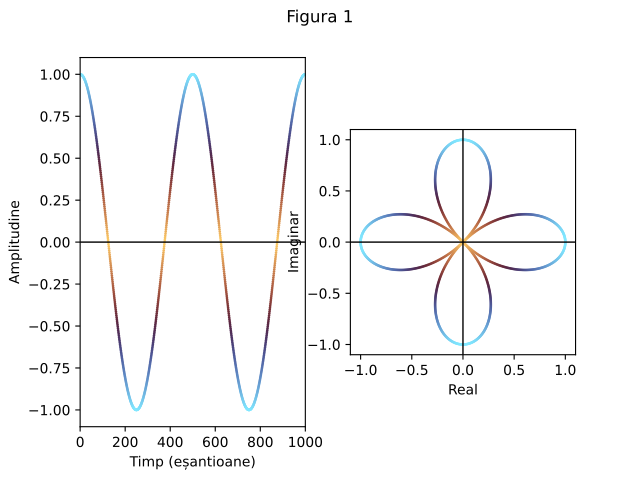

This figure's Python source:
import numpy as np
import matplotlib.pyplot as plt
import math

fig, axs = plt.subplots(1, 2)
fig.suptitle('Figura 1')

fs = 1000
f = 2

t = np.arange(0, 1, 1 / fs)
x = np.cos(2 * np.pi * f * t)

axs[0].set_xlabel('Timp (eșantioane)')
axs[0].set_ylabel('Amplitudine')
axs[0].axhline(0, color='black', linewidth=1)
# axs[0].plot(x, color='green', linewidth=1)
axs[0].scatter(np.arange(fs), x, c=np.abs(x), cmap='managua', vmin=0, vmax=1, s=1)
axs[0].set_xlim([0, fs])
axs[0].set_ylim([-1.1, 1.1])

y = x * math.e ** (-2j * np.pi * t)

axs[1].set_xlabel('Real')
axs[1].set_ylabel('Imaginar')
axs[1].axhline(0, color='black', linewidth=1)
axs[1].axvline(0, color='black', linewidth=1)
# axs[1].plot(y.real, y.imag, color='cornflowerblue', linewidth=1)
axs[1].scatter(y.real, y.imag, c=np.abs(y), cmap='managua', vmin=0, vmax=1, s=1)
axs[1].set_xlim([-1.1, 1.1])
axs[1].set_ylim([-1.1, 1.1])
axs[1].set_aspect('equal')

plt.savefig('lab/03/ex2_1.pdf')
plt.show()
